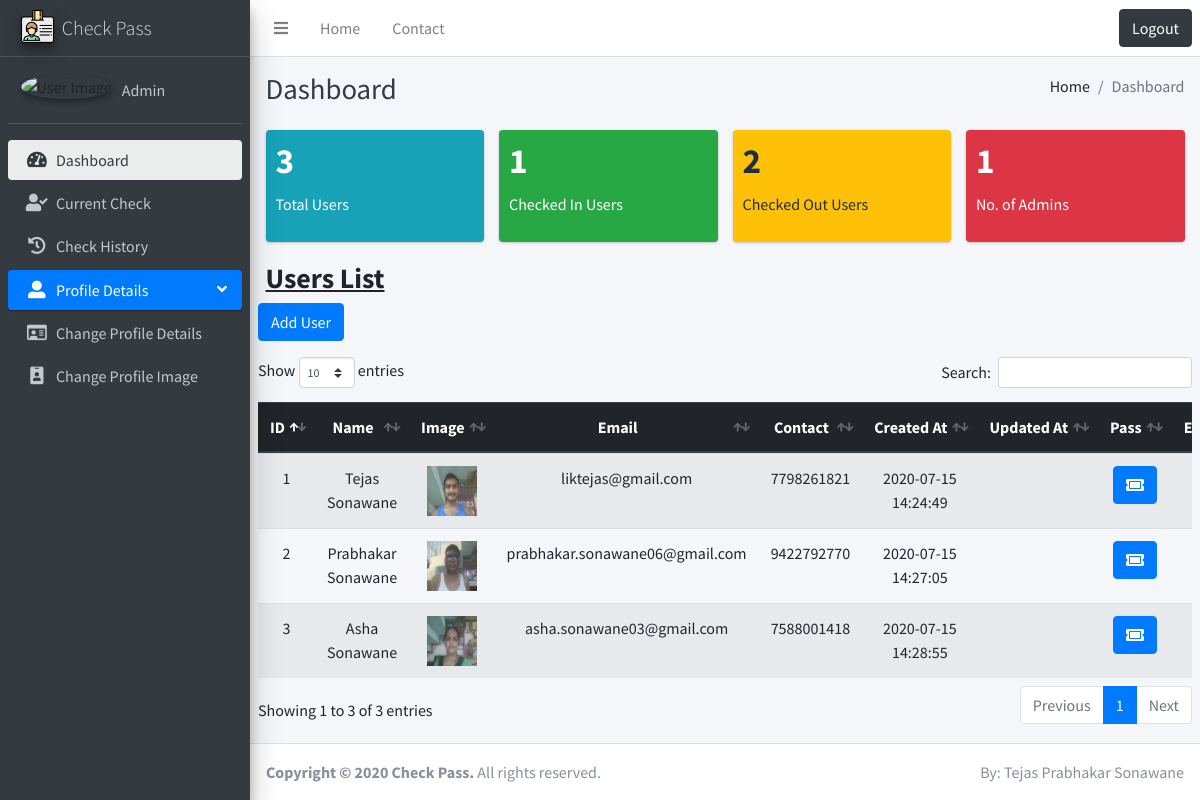
Page /dashboard.php (signed in) on the committed database.
### tables this page shows
CREATE TABLE `users` (
  `id` int(11) NOT NULL,
  `name` varchar(200) NOT NULL,
  `email` varchar(200) NOT NULL,
  `created_at` timestamp NOT NULL DEFAULT current_timestamp(),
  `updated_at` varchar(100) NOT NULL,
  `img` varchar(200) NOT NULL,
  `contact` varchar(100) NOT NULL,
  `pass_id` varchar(200) NOT NULL
);

### connection.php (called while the page is built, shortened)
<?php
	$base_url = "http://localhost/check_pass/";
?>

### dashboard.php (the view, shortened to what this page needs)
<?php
    include 'connection.php';
    $count_users_sql = "SELECT * FROM users";
    $count_users = mysqli_query($connection, $count_users_sql);
    $count_checked_in_sql = "SELECT * FROM `current_check` WHERE status=1";
    $count_checked_in = mysqli_query($connection, $count_checked_in_sql);
    $count_checked_out_sql = "SELECT * FROM `current_check` WHERE status=0";
    $count_checked_out = mysqli_query($connection, $count_checked_out_sql);
    $count_admin = mysqli_query($connection, "SELECT * FROM `admin`");
?>
<!DOCTYPE html>
<html lang="en">
<head>
<?php include 'above_sidebar.php'?>
      <nav class="mt-2">
        <ul class="nav nav-pills nav-sidebar flex-column" data-widget="treeview" role="menu" data-accordion="false">
          <li class="nav-item menu-open">
            <ul class="nav nav-treeview">
              <li class="nav-item">
                <a href="<?php echo $base_url?>dashboard.php" class="nav-link active">
                  <i class="fas fa-tachometer-alt nav-icon"></i>
                  <p>Dashboard</p>
                </a>
              </li>
              <li class="nav-item">
                <a href="<?php echo $base_url?>current_check.php" class="nav-link">
                  <i class="fas fa-user-check nav-icon"></i>
                  <p>Current Check</p>
                </a>
              </li>
              <li class="nav-item">
                <a href="<?php echo $base_url?>check_history.php" class="nav-link">
                  <i class="fas fa-history nav-icon"></i>
                  <p>Check History</p>
                </a>
              </li>
            </ul>
          </li>
          <li class="nav-item has-treeview menu-open">
            <a href="#" class="nav-link active">
              <i class="nav-icon fas fa-user-alt"></i>
              <p>
                Profile Details
                <i class="right fas fa-angle-left"></i>
              </p>
            </a>
            <ul class="nav nav-treeview">
              <li class="nav-item">
                <a href="<?php echo $base_url?>change_profile_details.php" class="nav-link">
                  <i class="far fa-id-card nav-icon"></i>
                  <p>Change Profile Details</p>
                </a>
              </li>
              <li class="nav-item">
                <a href="<?php echo $base_url?>change_profile_image.php" class="nav-link">
                  <i class="fas fa-id-badge nav-icon"></i>
                  <p>Change Profile Image</p>
                </a>
              </li>
            </ul>
          </li>
        </ul>
      </nav>
    </div>
  </aside>
  <div class="content-wrapper">
    <div class="content-header">
      <div class="container-fluid">
        <div class="row mb-2">
          <div class="col-sm-6">
            <h1 class="m-0 text-dark">Dashboard</h1>
          </div>
          <div class="col-sm-6">
            <ol class="breadcrumb float-sm-right">
              <li class="breadcrumb-item">Home</li>
              <li class="breadcrumb-item active">Dashboard</li>
            </ol>
          </div>
        </div>
      </div>
    </div>
    <div class="content">
      <div class="container-fluid">
      <div class="row">
          <div class="col-lg-3 col-6">
            <div class="small-box bg-info">
              <div class="inner">
                <h3><?php echo $count_users->num_rows;?></h3>
                <p>Total Users</p>
              </div>
            </div>
          </div>
          <div class="col-lg-3 col-6">
            <div class="small-box bg-success">
              <div class="inner">
                <h3><?php echo $count_checked_in->num_rows;?></h3>
                <p>Checked In Users</p>
              </div>
            </div>
          </div>
          <div class="col-lg-3 col-6">
            <div class="small-box bg-warning">
              <div class="inner">
                <h3><?php echo $count_checked_out->num_rows;?></h3>
                <p>Checked Out Users</p>
              </div>
            </div>
          </div>
          <div class="col-lg-3 col-6">
            <div class="small-box bg-danger">
              <div class="inner">
                <h3><?php echo $count_admin->num_rows;?></h3>
                <p>No. of Admins</p>
              </div>
            </div>
          </div>
        </div>
      <h3><b><u>Users List</u></b></h3>
        <div class="row">
            <a href="<?php $base_url?>add_user.php" class="btn btn-primary">Add User</a>
        </div>
        <div class="row mt-3">
            <div class="table-responsive">
              <table class="table table-striped table-hover" id="users_table">
                <thead class="thead-dark">
                  <tr class="text-center">
                    <th>ID</th>
                    <th>Name</th>
                    <th>Image</th>
                    <th>Email</th>
                    <th>Contact</th>
                    <th>Created&nbsp;At</th>
                    <th>Updated&nbsp;At</th>
                    <th>Pass</th>
                    <th>Edit&nbsp;Image</th>
                  </tr>
                </thead>
                <tbody>
                <?php
                $fetch_users_sql = "SELECT * FROM users";
                $fetch_users = mysqli_query($connection, $fetch_users_sql);
                while($row = mysqli_fetch_assoc($fetch_users))
                {
                ?>
                  <tr class="text-center">
                    <td><?php echo $row['id']?></td>
                    <td><?php echo $row['name']?></td>
                    <td><img src="uploads/<?php echo $row['img']?>" alt="" width="50" height="50"></td>
                    <td><?php echo $row['email']?></td>
                    <td><?php echo $row['contact']?></td>
                    <td><?php echo $row['created_at']?></td>
                    <td><?php echo $row['updated_at']?></td>
                    <td><a href="<?php $base_url?>pass.php?id=<?php echo $row['id']?>" class="btn btn-primary"><i class="fas fa-ticket-alt"></i></a></td>
                    <td><a href="<?php $base_url?>edit_image.php?id=<?php echo $row['id']?>" class="btn btn-warning"><i class="fas fa-image"></i></a></td>
                  </tr>
                <?php
                }
                ?>
                </tbody>
              </table>
            </div>
        </div>
      </div>
    </div>
  </div>
  <?php include 'datatable_footer.php'?>

### rows in the picture
users: id "1", name "Tejas Sonawane", img (picture), email "liktejas@gmail.com", contact "7798261821", created_at "2020-07-15 14:24:49"
users: id "2", name "Prabhakar Sonawane", img (picture), email "prabhakar.sonawane06@gmail.com", contact "9422792770", created_at "2020-07-15 14:27:05"
users: id "3", name "Asha Sonawane", img (picture), email "asha.sonawane03@gmail.com", contact "7588001418", created_at "2020-07-15 14:28:55"

### other values in the picture
$_SESSION['admin_name'] "Admin"
$count_users->num_rows "3"
$count_checked_in->num_rows "1"
$count_checked_out->num_rows "2"
$count_admin->num_rows "1"
